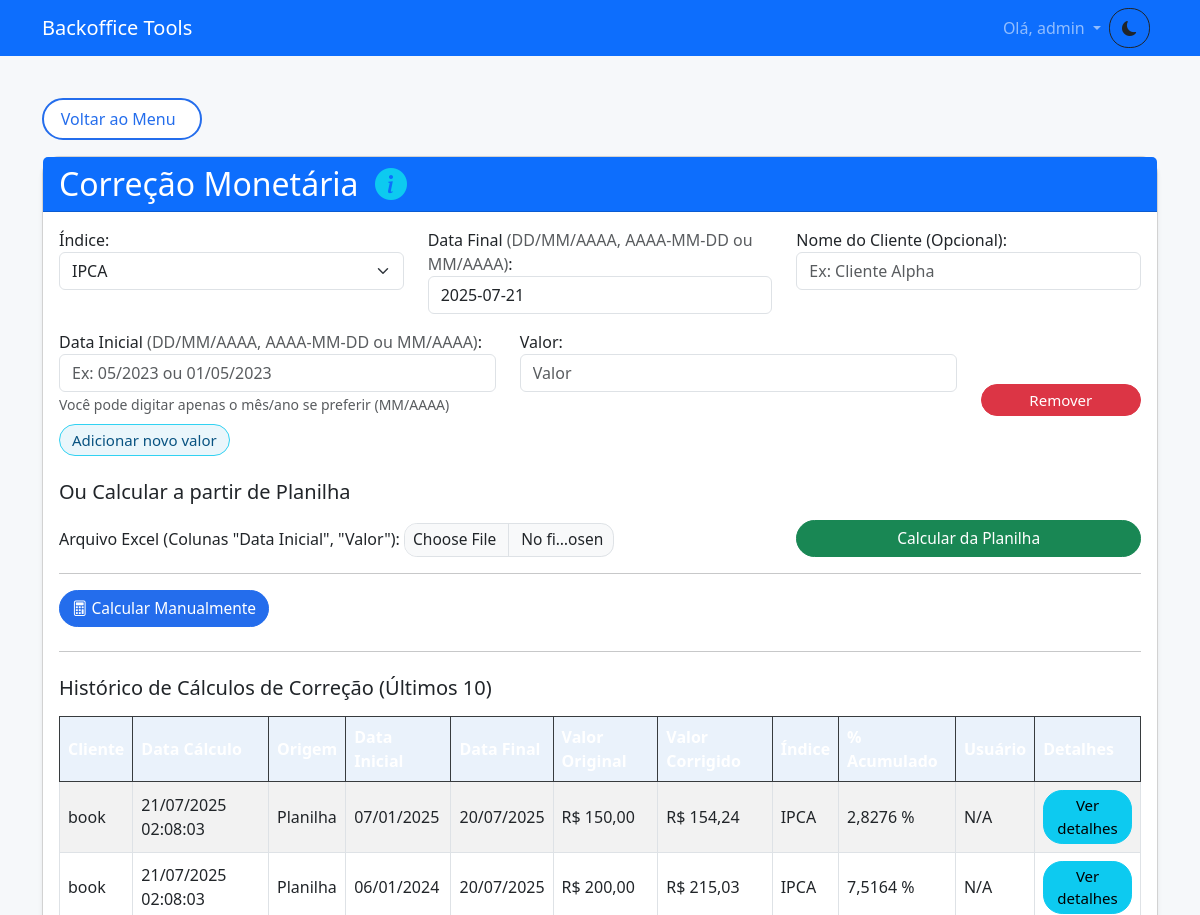
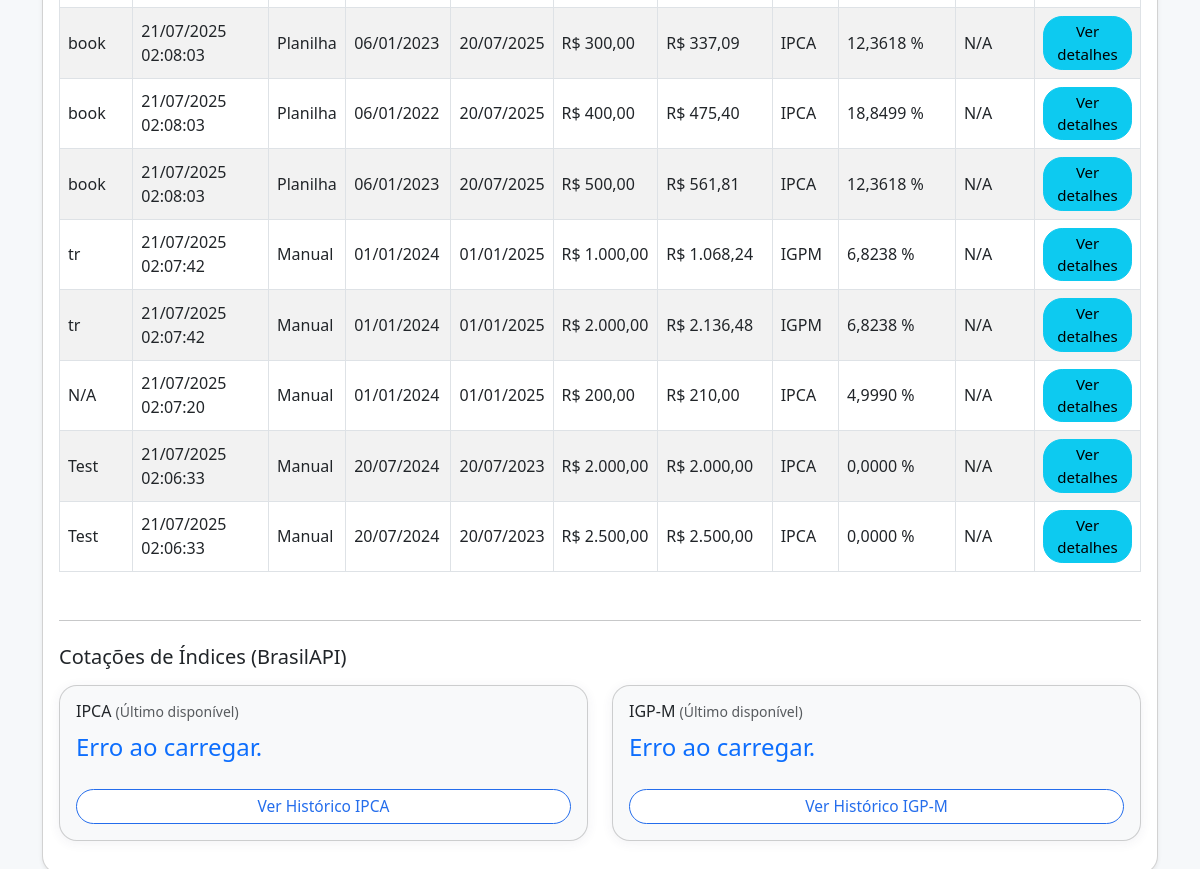
Page /correcao-valores (signed in) on the committed database (2 pictures, top to bottom).
### models.py (models this page shows, shortened)
class CorrecaoMonetariaHistorico(db.Model):
    id = db.Column(db.Integer, primary_key=True)
    user_id = db.Column(db.Integer, db.ForeignKey('user.id'), nullable=False)
    user = db.relationship('User', backref=db.backref('correcoes_monetarias', lazy=True))
    nome_cliente = db.Column(db.String(255), nullable=True)
    data_calculo = db.Column(db.DateTime, default=datetime.utcnow)
    indice_utilizado = db.Column(db.String(20), nullable=False)
    data_inicial = db.Column(db.Date, nullable=False)
    data_final = db.Column(db.Date, nullable=False)
    valor_original = db.Column(db.Float, nullable=False)
    valor_corrigido = db.Column(db.Float, nullable=False)
    percentual_acumulado = db.Column(db.Float, nullable=False)
    fator_acumulado = db.Column(db.Float, nullable=False)
    origem_calculo = db.Column(db.String(50), nullable=False)
    detalhes_erro = db.Column(db.Text, nullable=True)

### app.py (the view, shortened to what this page needs)
@app.route('/correcao-valores', methods=['GET', 'POST'])
@permission_required('can_access_correcao_valores') # Acesso à correção monetária
def correcao_valores():
    resultado = None
    indices = ['IPCA', 'IGPM']
    nome_cliente_formulario = None # Para manter o nome digitado no formulário após post
    if 'username' not in session:
        return redirect(url_for('login'))
    user = User.query.filter_by(username=session['username']).first()
    user_id = user.id if user else None
    if user and user.role.can_manage_users: # Se o usuário for admin, vê todos os históricos
        historicos_db = CorrecaoMonetariaHistorico.query.order_by(CorrecaoMonetariaHistorico.data_calculo.desc()).limit(10).all() # Limita para não sobrecarregar
    else: # Usuário comum vê apenas os seus
        historicos_db = CorrecaoMonetariaHistorico.query.filter_by(user_id=user_id).order_by(CorrecaoMonetariaHistorico.data_calculo.desc()).limit(10).all()
    historico_para_template = []
    for h in historicos_db:
        historico_para_template.append({
            'id': h.id,
            'nome_cliente': h.nome_cliente if h.nome_cliente else 'N/A',
            'data_calculo': h.data_calculo.strftime('%d/%m/%Y %H:%M:%S'),
            'data_inicial': h.data_inicial.strftime('%d/%m/%Y'),
            'data_final': h.data_final.strftime('%d/%m/%Y'),
            'valor_original': h.valor_original,
            'valor_corrigido': h.valor_corrigido,
            'indice_utilizado': h.indice_utilizado,
            'percentual_acumulado': h.percentual_acumulado,
            'fator_acumulado': h.fator_acumulado,
            'origem_calculo': h.origem_calculo,
            'erro': h.detalhes_erro # Se houver um erro registrado
        })
    hoje = datetime.now().strftime('%Y-%m-%d')
    return render_template(
        'correcao_valores.html',
        indices=indices,
        hoje=hoje,
        resultado=temp_results if 'temp_results' in locals() else None, # Exibe os resultados do último POST
        nome_cliente_resultado=nome_cliente_formulario, # Exibe o nome do cliente do último POST
        historico_calculos=historico_para_template # Exibe o histórico salvo
    )

### app.py (called while the page is built)
def permission_required(permission_name):
    def decorator(f):
        @wraps(f)
        def decorated_function(*args, **kwargs):
            if 'username' not in session:
                flash('Você precisa estar logado para acessar esta funcionalidade.', 'danger')
                return redirect(url_for('login'))
            user = User.query.filter_by(username=session['username']).first()
            if user and hasattr(user.role, permission_name) and getattr(user.role, permission_name):
                return f(*args, **kwargs)
            else:
                flash('Você não tem permissão para realizar esta ação ou acessar esta página.', 'danger')
                return redirect(url_for('menu')) # Ou abort(403)
        return decorated_function
    return decorator

@app.template_filter('br_decimal')
def br_decimal(value, casas=2):
    try:
        float_value = float(value)
        formato = f"{{:.{casas}f}}".format(float_value)
        return formato.replace('.', ',')
    except (ValueError, TypeError):
        return str(value)

@app.template_filter('moeda_br')
def moeda_br(value):
    try:
        return f"R$ {float(value):,.2f}".replace(",", "X").replace(".", ",").replace("X", ".")
    except (ValueError, TypeError):
        return str(value)

### templates/correcao_valores.html (shortened to what this page needs)
{% extends "base.html" %}
{% block content %}
<a href="{{ url_for('menu') }}" class="btn btn-outline-primary mb-3">Voltar ao Menu</a>
<div class="card shadow-sm">
    <div class="card-header bg-primary text-white">
        <h2 class="mb-0">
            Correção Monetária
            <i class="bi bi-info-circle-fill text-info ms-2"
               tabindex="0"
               data-bs-toggle="tooltip"
               data-bs-placement="right"
               title="Agora você pode preencher datas completas (DD/MM/AAAA ou AAAA-MM-DD) OU apenas mês/ano (MM/AAAA). Para MM/AAAA, será considerado o mês todo."></i>
        </h2>
    </div>
    <div class="card-body">
        <form method="post" id="correcaoForm" enctype="multipart/form-data">
            <div class="row mb-3">
                <div class="col-md-4">
                    <label>Índice:</label>
                    <select name="indice" class="form-select">
                        {% for i in indices %}
                        <option value="{{ i }}">{{ i }}</option>
                        {% endfor %}
                    </select>
                </div>
                <div class="col-md-4">
                    <label>Data Final <span class="text-muted">(DD/MM/AAAA, AAAA-MM-DD ou MM/AAAA)</span>:</label>
                    <input type="text" name="data_final" class="form-control" required value="{{ hoje }}" placeholder="Ex: 05/2023 ou 31/05/2023">
                </div>
                <div class="col-md-4">
                    <label>Nome do Cliente (Opcional):</label>
                    <input type="text" name="nome_cliente" class="form-control" placeholder="Ex: Cliente Alpha">
                </div>
            </div>
            <div id="valores-dinamicos">
                <div class="row mb-2">
                    <div class="col-md-5">
                        <label>Data Inicial <span class="text-muted">(DD/MM/AAAA, AAAA-MM-DD ou MM/AAAA)</span>:</label>
                        <input type="text" name="data_inicial[]" class="form-control" required placeholder="Ex: 05/2023 ou 01/05/2023">
                        <small class="text-muted">Você pode digitar apenas o mês/ano se preferir (MM/AAAA)</small>
                    </div>
                    <div class="col-md-5">
                        <label>Valor:</label>
                        <input type="number" step="0.01" name="valor[]" class="form-control" placeholder="Valor" required>
                    </div>
                    <div class="col-md-2 d-flex align-items-end">
                        <button type="button" class="btn btn-danger btn-sm w-100" onclick="removeLinha(this)">Remover</button>
                    </div>
                </div>
            </div>
            <button type="button" class="btn btn-outline-secondary btn-sm me-2" onclick="addLinha()">Adicionar novo valor</button>
            <h5 class="mt-4 mb-3">Ou Calcular a partir de Planilha</h5>
            <div class="row mb-3 align-items-end">
                <div class="col-md-8">
                    <label for="file_correcao" class="form-label">Arquivo Excel (Colunas "Data Inicial", "Valor"):</label>
                    <input type="file" name="file_correcao" id="file_correcao" class="form-control" accept=".xls,.xlsx">
                </div>
                <div class="col-md-4 d-grid">
                    <button type="submit" class="btn btn-success" name="acao" value="upload_planilha">Calcular da Planilha</button>
                </div>
            </div>
            <hr>
            <button type="submit" class="btn btn-primary" name="acao" value="calcular_manual">
                <i class="bi bi-calculator"></i> Calcular Manualmente
            </button>
        </form>
        <hr class="mt-4 mb-4">
        <h5 class="mb-3">Histórico de Cálculos de Correção (Últimos 10)</h5>
        {% if historico_calculos %}
        <div class="table-responsive">
            <table class="table table-striped table-bordered">
                <thead class="table-dark">
                    <tr>
                        <th>Cliente</th>
                        <th>Data Cálculo</th>
                        <th>Origem</th>
                        <th>Data Inicial</th>
                        <th>Data Final</th>
                        <th>Valor Original</th>
                        <th>Valor Corrigido</th>
                        <th>Índice</th>
                        <th>% Acumulado</th>
                        <th>Usuário</th>
                        <th>Detalhes</th>
                    </tr>
                </thead>
                <tbody>
                    {% for h in historico_calculos %}
                    <tr class="{{ 'table-danger' if h.erro else '' }}">
                        <td>{{ h.nome_cliente }}</td>
                        <td>{{ h.data_calculo }}</td>
                        <td>{{ h.origem_calculo }}</td>
                        <td>{{ h.data_inicial }}</td>
                        <td>{{ h.data_final }}</td>
                        <td>{{ h.valor_original|moeda_br }}</td>
                        <td>{{ h.valor_corrigido|moeda_br }}</td>
                        <td>{{ h.indice_utilizado }}</td>
                        <td>{{ h.percentual_acumulado|br_decimal(4) }} %</td>
                        <td>{{ h.user.username if h.user else 'N/A' }}</td>
                        <td>
                            {% if h.erro %}
                                <span class="text-danger">{{ h.erro }}</span>
                            {% else %}
                                <button type="button" class="btn btn-info btn-sm" data-bs-toggle="modal" data-bs-target="#historicoDetalheModal{{ h.id }}">
                                    Ver detalhes
                                </button>
                            {% endif %}
                        </td>
                    </tr>
                    {% endfor %}
                </tbody>
            </table>
        </div>
        {% else %}
        <div class="alert alert-info">
            Nenhum cálculo de correção monetária no histórico ainda.
        </div>
        {% endif %}
        <hr class="mt-4 mb-4">
        <h5 class="mb-3">Cotações de Índices (BrasilAPI)</h5>
        <div class="row">
            <div class="col-md-6 mb-3">
                <div class="card card-body bg-light">
                    <h6 class="card-title">IPCA <small class="text-muted">(Último disponível)</small></h6>
                    <p class="card-text fs-4 text-primary" id="ipca_current">Carregando...</p>
                    <button type="button" class="btn btn-outline-primary btn-sm mt-2" data-bs-toggle="modal" data-bs-target="#modalIpcaHistorico">
                        Ver Histórico IPCA
                    </button>
                </div>
            </div>
            <div class="col-md-6 mb-3">
                <div class="card card-body bg-light">
                    <h6 class="card-title">IGP-M <small class="text-muted">(Último disponível)</small></h6>
                    <p class="card-text fs-4 text-primary" id="igpm_current">Carregando...</p>
                    <button type="button" class="btn btn-outline-primary btn-sm mt-2" data-bs-toggle="modal" data-bs-target="#modalIgpmHistorico">
                        Ver Histórico IGP-M
                    </button>
                </div>
            </div>
        </div>
    </div>
</div>
{% endblock %}

### static/styles.css (style rules this page uses)
body { background-color: #f6f8fa; font-family: 'Segoe UI', Arial, sans-serif; }
.card { border-radius: 18px; box-shadow: 0 2px 12px rgba(50, 60, 100, 0.07); }
.card-header { border-radius: 18px 18px 0 0; font-size: 1.15rem; font-weight: 500; }
.table thead th { background-color: #eaf2fb; font-size: 1rem; }
.table td, .table th { vertical-align: middle; }
.btn, .btn-primary, .btn-outline-primary, .btn-outline-info, .btn-outline-success, .btn-outline-warning, .btn-outline-secondary { border-radius: 1.2rem !important; font-weight: 500; font-size: 0.97rem; transition: background 0.18s; box-shadow: none !important; }
.btn-outline-info, .btn-outline-secondary { color: #095381 !important; border-color: #31d2f2 !important; background-color: #eaf6fb !important; }
.btn-primary, .btn-outline-primary { background-color: #246dec; border-color: #246dec; color: #fff !important; }
.btn-sm { padding: 0.22rem 0.75rem; font-size: 0.94rem; border-radius: 1.2rem; }
a.btn-outline-primary.mb-3 { font-size: 1rem; padding: 0.44rem 1.5rem 0.44rem 1.05rem; border-radius: 1.7rem !important; margin-bottom: 1.3rem; margin-top: 1.1rem; background: #fff; font-weight: 500; border: 2px solid #246dec; color: #246dec !important; transition: background 0.13s, color 0.13s; }
input[type="file"].form-control { padding: 0.2rem 0.5rem; height: 2.1rem; font-size: 0.97rem; max-width: 210px; background: #f8f9fa; border-radius: 0.8rem; border: 1px solid #dee2e6; display: inline-block; margin-right: 10px; }
.form-label { font-weight: 500; margin-bottom: 0.3rem; }
.btn-edit-feriados, #btnFeriados, .btn-modal, .btn-outline-primary { background: #fff; color: #246dec !important; border: 1.5px solid #246dec; border-radius: 1.2rem !important; font-weight: 500; padding: 0.3rem 1.1rem; font-size: 0.97rem; margin-bottom: 0.3em; transition: background .15s, color .15s; }
.table-responsive { padding-bottom: 0.5em; }
.btn-outline-primary, .btn-primary, .btn-warning, .btn-success, .btn-secondary { min-width: 120px; }
.table .btn { min-width: 28px; padding: 0.2rem 0.4rem; }
.btn-outline-primary[data-bs-toggle="modal"] { display: inline-block !important; margin-bottom: 0 !important; }

### templates/base.html (style rules this page uses)
:root { --bg-light: #f8f9fa; --text-light: #212529; --card-light: #ffffff; --primary-light: #0d6efd; --secondary-light: #6c757d; --bg-dark: #121212; --text-dark: #e0e0e0; --card-dark: #1e1e1e; --primary-dark: #1a4b8c; --secondary-dark: #495057; }

### rows in the picture
CorrecaoMonetariaHistorico: nome_cliente "book", data_calculo "21/07/2025 02:08:03", origem_calculo "Planilha", data_inicial "07/01/2025", data_final "20/07/2025", valor_original|moeda_br "R$ 150,00", valor_corrigido|moeda_br "R$ 154,24", indice_utilizado "IPCA", percentual_acumulado|br_decimal "2,8276", user "N/A"
CorrecaoMonetariaHistorico: nome_cliente "book", data_calculo "21/07/2025 02:08:03", origem_calculo "Planilha", data_inicial "06/01/2024", data_final "20/07/2025", valor_original|moeda_br "R$ 200,00", valor_corrigido|moeda_br "R$ 215,03", indice_utilizado "IPCA", percentual_acumulado|br_decimal "7,5164", user "N/A"
CorrecaoMonetariaHistorico: nome_cliente "book", data_calculo "21/07/2025 02:08:03", origem_calculo "Planilha", data_inicial "06/01/2023", data_final "20/07/2025", valor_original|moeda_br "R$ 300,00", valor_corrigido|moeda_br "R$ 337,09", indice_utilizado "IPCA", percentual_acumulado|br_decimal "12,3618", user "N/A"
CorrecaoMonetariaHistorico: nome_cliente "book", data_calculo "21/07/2025 02:08:03", origem_calculo "Planilha", data_inicial "06/01/2022", data_final "20/07/2025", valor_original|moeda_br "R$ 400,00", valor_corrigido|moeda_br "R$ 475,40", indice_utilizado "IPCA", percentual_acumulado|br_decimal "18,8499", user "N/A"
CorrecaoMonetariaHistorico: nome_cliente "book", data_calculo "21/07/2025 02:08:03", origem_calculo "Planilha", data_inicial "06/01/2023", data_final "20/07/2025", valor_original|moeda_br "R$ 500,00", valor_corrigido|moeda_br "R$ 561,81", indice_utilizado "IPCA", percentual_acumulado|br_decimal "12,3618", user "N/A"
CorrecaoMonetariaHistorico: nome_cliente "tr", data_calculo "21/07/2025 02:07:42", origem_calculo "Manual", data_inicial "01/01/2024", data_final "01/01/2025", valor_original|moeda_br "R$ 1.000,00", valor_corrigido|moeda_br "R$ 1.068,24", indice_utilizado "IGPM", percentual_acumulado|br_decimal "6,8238", user "N/A"
CorrecaoMonetariaHistorico: nome_cliente "tr", data_calculo "21/07/2025 02:07:42", origem_calculo "Manual", data_inicial "01/01/2024", data_final "01/01/2025", valor_original|moeda_br "R$ 2.000,00", valor_corrigido|moeda_br "R$ 2.136,48", indice_utilizado "IGPM", percentual_acumulado|br_decimal "6,8238", user "N/A"
CorrecaoMonetariaHistorico: nome_cliente "N/A", data_calculo "21/07/2025 02:07:20", origem_calculo "Manual", data_inicial "01/01/2024", data_final "01/01/2025", valor_original|moeda_br "R$ 200,00", valor_corrigido|moeda_br "R$ 210,00", indice_utilizado "IPCA", percentual_acumulado|br_decimal "4,9990", user "N/A"
CorrecaoMonetariaHistorico: nome_cliente "Test", data_calculo "21/07/2025 02:06:33", origem_calculo "Manual", data_inicial "20/07/2024", data_final "20/07/2023", valor_original|moeda_br "R$ 2.000,00", valor_corrigido|moeda_br "R$ 2.000,00", indice_utilizado "IPCA", percentual_acumulado|br_decimal "0,0000", user "N/A"
CorrecaoMonetariaHistorico: nome_cliente "Test", data_calculo "21/07/2025 02:06:33", origem_calculo "Manual", data_inicial "20/07/2024", data_final "20/07/2023", valor_original|moeda_br "R$ 2.500,00", valor_corrigido|moeda_br "R$ 2.500,00", indice_utilizado "IPCA", percentual_acumulado|br_decimal "0,0000", user "N/A"

### other values in the picture
{{ session['username'] }} "admin"
form field indice "IPCA"
